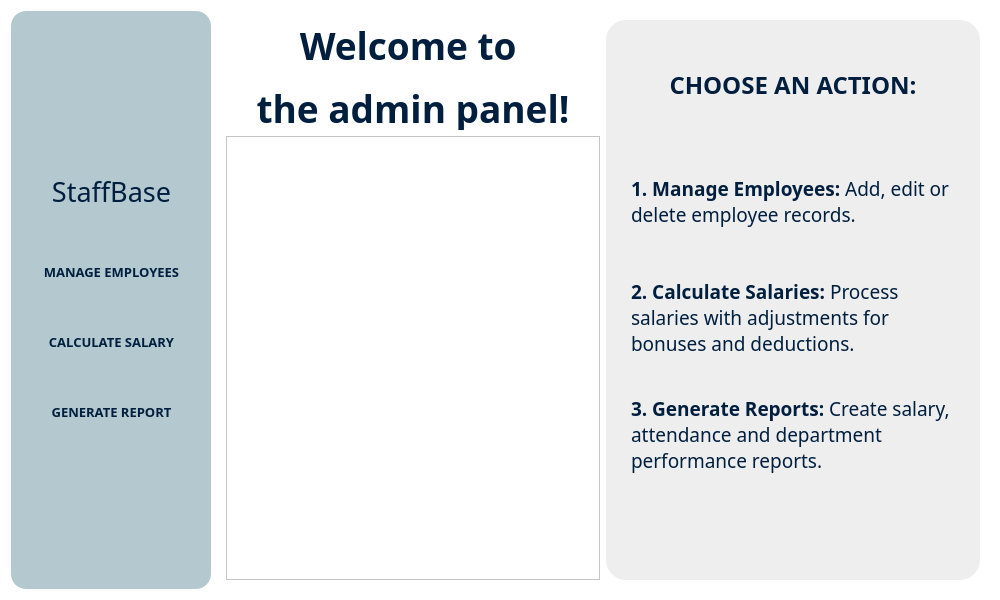
<?xml version="1.0" encoding="UTF-8"?>
<ui version="4.0">
 <class>Form</class>
 <widget class="QWidget" name="Form">
  <property name="geometry">
   <rect>
    <x>0</x>
    <y>0</y>
    <width>1000</width>
    <height>600</height>
   </rect>
  </property>
  <property name="minimumSize">
   <size>
    <width>1000</width>
    <height>600</height>
   </size>
  </property>
  <property name="windowTitle">
   <string>StaffBase</string>
  </property>
  <property name="windowIcon">
   <iconset>
    <selectedon>:/img/src/image/icon.png</selectedon>
   </iconset>
  </property>
  <property name="styleSheet">
   <string notr="true">background-color: rgb(255, 255, 255);</string>
  </property>
  <layout class="QGridLayout" name="gridLayout">
   <item row="0" column="1">
    <widget class="QStackedWidget" name="stackedWidget">
     <property name="currentIndex">
      <number>0</number>
     </property>
     <widget class="QWidget" name="welcome_page">
      <layout class="QGridLayout" name="gridLayout_6">
       <item row="1" column="0" rowspan="2">
        <widget class="QFrame" name="frame_7">
         <property name="styleSheet">
          <string notr="true">image: url(:/img/src/image/office-amico.png);</string>
         </property>
         <property name="frameShape">
          <enum>QFrame::StyledPanel</enum>
         </property>
         <property name="frameShadow">
          <enum>QFrame::Raised</enum>
         </property>
        </widget>
       </item>
       <item row="0" column="0">
        <widget class="QLabel" name="label_2">
         <property name="minimumSize">
          <size>
           <width>0</width>
           <height>110</height>
          </size>
         </property>
         <property name="maximumSize">
          <size>
           <width>16777215</width>
           <height>110</height>
          </size>
         </property>
         <property name="font">
          <font>
           <family>Caros Black</family>
           <pointsize>5</pointsize>
           <weight>75</weight>
           <bold>true</bold>
          </font>
         </property>
         <property name="styleSheet">
          <string notr="true">color: rgb(0, 31, 63);</string>
         </property>
         <property name="text">
          <string>&lt;html&gt;&lt;head/&gt;&lt;body&gt;&lt;p align=&quot;center&quot;&gt;&lt;span style=&quot; font-size:28pt;&quot;&gt;Welcome to &lt;/span&gt;&lt;/p&gt;&lt;p align=&quot;center&quot;&gt;&lt;span style=&quot; font-size:28pt;&quot;&gt;the admin panel!&lt;/span&gt;&lt;/p&gt;&lt;/body&gt;&lt;/html&gt;</string>
         </property>
         <property name="alignment">
          <set>Qt::AlignCenter</set>
         </property>
        </widget>
       </item>
       <item row="0" column="1" rowspan="3">
        <widget class="QFrame" name="frame_6">
         <property name="styleSheet">
          <string notr="true">background-color: rgb(238, 238, 238);
border-radius:20px;
</string>
         </property>
         <property name="frameShape">
          <enum>QFrame::StyledPanel</enum>
         </property>
         <property name="frameShadow">
          <enum>QFrame::Raised</enum>
         </property>
         <layout class="QGridLayout" name="gridLayout_7">
          <item row="0" column="1">
           <widget class="QLabel" name="label_6">
            <property name="font">
             <font>
              <family>Caros Black</family>
              <pointsize>18</pointsize>
              <weight>75</weight>
              <bold>true</bold>
             </font>
            </property>
            <property name="styleSheet">
             <string notr="true">color: rgb(0, 31, 63);</string>
            </property>
            <property name="text">
             <string>CHOOSE AN ACTION:</string>
            </property>
            <property name="alignment">
             <set>Qt::AlignCenter</set>
            </property>
           </widget>
          </item>
          <item row="2" column="1">
           <widget class="QLabel" name="label_4">
            <property name="font">
             <font>
              <family>Caros Light</family>
              <pointsize>14</pointsize>
             </font>
            </property>
            <property name="styleSheet">
             <string notr="true">color: rgb(0, 31, 63);</string>
            </property>
            <property name="text">
             <string>&lt;html&gt;&lt;head/&gt;&lt;body&gt;&lt;p&gt;&lt;span style=&quot; font-weight:600;&quot;&gt;2. Calculate Salaries:&lt;/span&gt; Process salaries with adjustments for bonuses and deductions.&lt;/p&gt;&lt;/body&gt;&lt;/html&gt;</string>
            </property>
            <property name="wordWrap">
             <bool>true</bool>
            </property>
           </widget>
          </item>
          <item row="1" column="1">
           <widget class="QLabel" name="label_3">
            <property name="minimumSize">
             <size>
              <width>0</width>
              <height>0</height>
             </size>
            </property>
            <property name="font">
             <font>
              <family>Caros Light</family>
              <pointsize>14</pointsize>
             </font>
            </property>
            <property name="styleSheet">
             <string notr="true">color: rgb(0, 31, 63);</string>
            </property>
            <property name="text">
             <string>&lt;html&gt;&lt;head/&gt;&lt;body&gt;&lt;p&gt;&lt;span style=&quot; font-weight:600;&quot;&gt;1. Manage Employees:&lt;/span&gt; Add, edit or delete employee records.&lt;/p&gt;&lt;/body&gt;&lt;/html&gt;</string>
            </property>
            <property name="scaledContents">
             <bool>false</bool>
            </property>
            <property name="wordWrap">
             <bool>true</bool>
            </property>
           </widget>
          </item>
          <item row="3" column="1">
           <widget class="QLabel" name="label_5">
            <property name="font">
             <font>
              <family>Caros Light</family>
              <pointsize>14</pointsize>
             </font>
            </property>
            <property name="styleSheet">
             <string notr="true">color: rgb(0, 31, 63);</string>
            </property>
            <property name="text">
             <string>&lt;html&gt;&lt;head/&gt;&lt;body&gt;&lt;p&gt;&lt;span style=&quot; font-weight:600;&quot;&gt;3. Generate Reports:&lt;/span&gt; Create salary, attendance and department performance reports.&lt;/p&gt;&lt;/body&gt;&lt;/html&gt;</string>
            </property>
            <property name="wordWrap">
             <bool>true</bool>
            </property>
           </widget>
          </item>
          <item row="1" column="0">
           <widget class="QFrame" name="frame_8">
            <property name="minimumSize">
             <size>
              <width>10</width>
              <height>0</height>
             </size>
            </property>
            <property name="maximumSize">
             <size>
              <width>10</width>
              <height>16777215</height>
             </size>
            </property>
            <property name="frameShape">
             <enum>QFrame::StyledPanel</enum>
            </property>
            <property name="frameShadow">
             <enum>QFrame::Raised</enum>
            </property>
           </widget>
          </item>
          <item row="1" column="2">
           <widget class="QFrame" name="frame_9">
            <property name="minimumSize">
             <size>
              <width>10</width>
              <height>0</height>
             </size>
            </property>
            <property name="maximumSize">
             <size>
              <width>10</width>
              <height>16777215</height>
             </size>
            </property>
            <property name="frameShape">
             <enum>QFrame::StyledPanel</enum>
            </property>
            <property name="frameShadow">
             <enum>QFrame::Raised</enum>
            </property>
           </widget>
          </item>
          <item row="4" column="1">
           <widget class="QFrame" name="frame_10">
            <property name="minimumSize">
             <size>
              <width>0</width>
              <height>75</height>
             </size>
            </property>
            <property name="maximumSize">
             <size>
              <width>16777215</width>
              <height>75</height>
             </size>
            </property>
            <property name="frameShape">
             <enum>QFrame::StyledPanel</enum>
            </property>
            <property name="frameShadow">
             <enum>QFrame::Raised</enum>
            </property>
           </widget>
          </item>
         </layout>
        </widget>
       </item>
      </layout>
     </widget>
     <widget class="QWidget" name="manage_employees_page">
      <layout class="QGridLayout" name="gridLayout_2">
       <item row="1" column="1">
        <widget class="QFrame" name="frame_2">
         <property name="minimumSize">
          <size>
           <width>200</width>
           <height>0</height>
          </size>
         </property>
         <property name="maximumSize">
          <size>
           <width>200</width>
           <height>16777215</height>
          </size>
         </property>
         <property name="frameShape">
          <enum>QFrame::StyledPanel</enum>
         </property>
         <property name="frameShadow">
          <enum>QFrame::Raised</enum>
         </property>
         <layout class="QGridLayout" name="gridLayout_3">
          <item row="0" column="0">
           <widget class="QPushButton" name="add_pushButton">
            <property name="minimumSize">
             <size>
              <width>0</width>
              <height>75</height>
             </size>
            </property>
            <property name="maximumSize">
             <size>
              <width>16777215</width>
              <height>75</height>
             </size>
            </property>
            <property name="font">
             <font>
              <family>Caros Black</family>
              <pointsize>16</pointsize>
              <weight>75</weight>
              <bold>true</bold>
             </font>
            </property>
            <property name="styleSheet">
             <string notr="true">QPushButton{
background-color: rgb(0, 31, 63);
border-radius: 20px;
color: rgb(255, 255, 255);
}

QPushButton:hover{
background-color: rgb(58, 109, 140);
}
</string>
            </property>
            <property name="text">
             <string>ADD</string>
            </property>
            <property name="icon">
             <iconset>
              <selectedon>:/img/src/image/add_user.png</selectedon>
             </iconset>
            </property>
            <property name="iconSize">
             <size>
              <width>30</width>
              <height>30</height>
             </size>
            </property>
           </widget>
          </item>
          <item row="1" column="0">
           <widget class="QPushButton" name="edit_pushButton">
            <property name="minimumSize">
             <size>
              <width>0</width>
              <height>75</height>
             </size>
            </property>
            <property name="maximumSize">
             <size>
              <width>16777215</width>
              <height>75</height>
             </size>
            </property>
            <property name="font">
             <font>
              <family>Caros Black</family>
              <pointsize>16</pointsize>
             </font>
            </property>
            <property name="styleSheet">
             <string notr="true">QPushButton{
background-color: rgb(0, 31, 63);
border-radius: 20px;
color: rgb(255, 255, 255);
}

QPushButton:hover{
background-color: rgb(58, 109, 140);
}
</string>
            </property>
            <property name="text">
             <string>EDIT</string>
            </property>
            <property name="icon">
             <iconset>
              <selectedon>:/img/src/image/edit_row.png</selectedon>
             </iconset>
            </property>
            <property name="iconSize">
             <size>
              <width>30</width>
              <height>30</height>
             </size>
            </property>
           </widget>
          </item>
          <item row="2" column="0">
           <widget class="QPushButton" name="delete_pushButton">
            <property name="minimumSize">
             <size>
              <width>0</width>
              <height>75</height>
             </size>
            </property>
            <property name="maximumSize">
             <size>
              <width>16777215</width>
              <height>75</height>
             </size>
            </property>
            <property name="font">
             <font>
              <family>Caros Black</family>
              <pointsize>16</pointsize>
             </font>
            </property>
            <property name="styleSheet">
             <string notr="true">QPushButton{
background-color: rgb(0, 31, 63);
border-radius: 20px;
color: rgb(255, 255, 255);
}

QPushButton:hover{
background-color: rgb(58, 109, 140);
}
</string>
            </property>
            <property name="text">
             <string>DELETE</string>
            </property>
            <property name="icon">
             <iconset>
              <selectedon>:/img/src/image/denied.png</selectedon>
             </iconset>
            </property>
            <property name="iconSize">
             <size>
              <width>30</width>
              <height>30</height>
             </size>
            </property>
           </widget>
          </item>
         </layout>
        </widget>
       </item>
       <item row="1" column="2">
        <widget class="QTableView" name="worker_tableView">
         <property name="styleSheet">
          <string notr="true">QHeaderView::section {
    background-color: rgb(0, 31, 63);
    color: white;
    font-size: 14pt;
    font-weight: bold;
    border: 1px solid rgb(255, 255, 255);
    padding: 5px;
    text-align: center;
}

QScrollBar:vertical {
    background: rgb(230, 230, 230);
    width: 12px;
    margin: 0px 3px 0px 3px;
    border: none;
}

QScrollBar::handle:vertical {
    background: rgb(150, 150, 150);
    min-height: 20px;
    border-radius: 6px;
}

QScrollBar::add-line:vertical, QScrollBar::sub-line:vertical {
    background: none;
}

QScrollBar:horizontal {
    background: rgb(230, 230, 230);
    height: 12px;
    margin: 3px 0px 3px 0px;
    border: none;
}

QScrollBar::handle:horizontal {
    background: rgb(150, 150, 150);
    min-width: 20px;
    border-radius: 6px;
}

QScrollBar::add-line:horizontal, QScrollBar::sub-line:horizontal {
    background: none;
}</string>
         </property>
        </widget>
       </item>
      </layout>
     </widget>
     <widget class="QWidget" name="calculate_salary_page">
      <layout class="QGridLayout" name="gridLayout_4">
       <item row="1" column="0">
        <widget class="QTableView" name="worker_leaves_tableView"/>
       </item>
       <item row="1" column="1">
        <widget class="QTableWidget" name="worker_salary_tableWidget"/>
       </item>
       <item row="0" column="0" colspan="2">
        <widget class="QFrame" name="frame_3">
         <property name="minimumSize">
          <size>
           <width>0</width>
           <height>200</height>
          </size>
         </property>
         <property name="maximumSize">
          <size>
           <width>16777215</width>
           <height>200</height>
          </size>
         </property>
         <property name="frameShape">
          <enum>QFrame::StyledPanel</enum>
         </property>
         <property name="frameShadow">
          <enum>QFrame::Raised</enum>
         </property>
        </widget>
       </item>
      </layout>
     </widget>
     <widget class="QWidget" name="generate_report_page">
      <layout class="QGridLayout" name="gridLayout_5">
       <item row="0" column="0">
        <widget class="QFrame" name="frame_4">
         <property name="minimumSize">
          <size>
           <width>300</width>
           <height>0</height>
          </size>
         </property>
         <property name="maximumSize">
          <size>
           <width>300</width>
           <height>16777215</height>
          </size>
         </property>
         <property name="frameShape">
          <enum>QFrame::StyledPanel</enum>
         </property>
         <property name="frameShadow">
          <enum>QFrame::Raised</enum>
         </property>
        </widget>
       </item>
       <item row="0" column="1">
        <widget class="QFrame" name="frame_5">
         <property name="frameShape">
          <enum>QFrame::StyledPanel</enum>
         </property>
         <property name="frameShadow">
          <enum>QFrame::Raised</enum>
         </property>
        </widget>
       </item>
      </layout>
     </widget>
    </widget>
   </item>
   <item row="0" column="0">
    <widget class="QWidget" name="widget" native="true">
     <property name="sizePolicy">
      <sizepolicy hsizetype="Preferred" vsizetype="MinimumExpanding">
       <horstretch>0</horstretch>
       <verstretch>0</verstretch>
      </sizepolicy>
     </property>
     <property name="minimumSize">
      <size>
       <width>200</width>
       <height>0</height>
      </size>
     </property>
     <property name="maximumSize">
      <size>
       <width>200</width>
       <height>16777215</height>
      </size>
     </property>
     <property name="styleSheet">
      <string notr="true">background-color: rgb(179, 200, 207);
border-radius: 15px;</string>
     </property>
     <widget class="QFrame" name="frame">
      <property name="geometry">
       <rect>
        <x>40</x>
        <y>30</y>
        <width>121</width>
        <height>121</height>
       </rect>
      </property>
      <property name="styleSheet">
       <string notr="true">image: url(:/img/src/image/icon.png);</string>
      </property>
      <property name="frameShape">
       <enum>QFrame::StyledPanel</enum>
      </property>
      <property name="frameShadow">
       <enum>QFrame::Raised</enum>
      </property>
     </widget>
     <widget class="QLabel" name="label">
      <property name="geometry">
       <rect>
        <x>20</x>
        <y>160</y>
        <width>161</width>
        <height>41</height>
       </rect>
      </property>
      <property name="font">
       <font>
        <family>Cooper Black</family>
        <pointsize>20</pointsize>
       </font>
      </property>
      <property name="styleSheet">
       <string notr="true">color: rgb(0, 31, 63);</string>
      </property>
      <property name="text">
       <string>StaffBase</string>
      </property>
      <property name="alignment">
       <set>Qt::AlignCenter</set>
      </property>
     </widget>
     <widget class="QPushButton" name="calculate_salary_pushButton">
      <property name="geometry">
       <rect>
        <x>0</x>
        <y>300</y>
        <width>201</width>
        <height>61</height>
       </rect>
      </property>
      <property name="font">
       <font>
        <family>Caros Black</family>
        <pointsize>10</pointsize>
        <weight>75</weight>
        <bold>true</bold>
       </font>
      </property>
      <property name="styleSheet">
       <string notr="true">QPushButton{
border-radius: 0px;
color: rgb(0, 31, 63);
}

QPushButton:hover{
border-radius: 0px;
background-color: rgb(58, 109, 140);
color: rgb(0, 31, 63);
}</string>
      </property>
      <property name="text">
       <string>CALCULATE SALARY</string>
      </property>
      <property name="icon">
       <iconset>
        <selectedon>:/img/src/image/salary.png</selectedon>
       </iconset>
      </property>
      <property name="iconSize">
       <size>
        <width>30</width>
        <height>30</height>
       </size>
      </property>
     </widget>
     <widget class="QPushButton" name="generate_report_pushButton">
      <property name="geometry">
       <rect>
        <x>0</x>
        <y>370</y>
        <width>201</width>
        <height>61</height>
       </rect>
      </property>
      <property name="font">
       <font>
        <family>Caros Black</family>
        <pointsize>10</pointsize>
        <weight>75</weight>
        <bold>true</bold>
       </font>
      </property>
      <property name="styleSheet">
       <string notr="true">QPushButton{
border-radius: 0px;
color: rgb(0, 31, 63);
}

QPushButton:hover{
border-radius: 0px;
background-color: rgb(58, 109, 140);
color: rgb(0, 31, 63);
}</string>
      </property>
      <property name="text">
       <string>GENERATE REPORT</string>
      </property>
      <property name="icon">
       <iconset>
        <selectedon>:/img/src/image/document.png</selectedon>
       </iconset>
      </property>
      <property name="iconSize">
       <size>
        <width>30</width>
        <height>30</height>
       </size>
      </property>
     </widget>
     <widget class="QPushButton" name="manage_employees_pushButton">
      <property name="geometry">
       <rect>
        <x>0</x>
        <y>230</y>
        <width>201</width>
        <height>61</height>
       </rect>
      </property>
      <property name="font">
       <font>
        <family>Caros Black</family>
        <pointsize>10</pointsize>
        <weight>75</weight>
        <bold>true</bold>
       </font>
      </property>
      <property name="styleSheet">
       <string notr="true">QPushButton{
border-radius: 0px;
color: rgb(0, 31, 63);
}

QPushButton:hover{
border-radius: 0px;
background-color: rgb(58, 109, 140);
color: rgb(0, 31, 63);
}</string>
      </property>
      <property name="text">
       <string>MANAGE EMPLOYEES</string>
      </property>
      <property name="icon">
       <iconset>
        <selectedon>:/img/src/image/employee.png</selectedon>
       </iconset>
      </property>
      <property name="iconSize">
       <size>
        <width>30</width>
        <height>30</height>
       </size>
      </property>
     </widget>
     <widget class="QPushButton" name="exit_pushButton">
      <property name="geometry">
       <rect>
        <x>0</x>
        <y>450</y>
        <width>201</width>
        <height>41</height>
       </rect>
      </property>
      <property name="sizePolicy">
       <sizepolicy hsizetype="Fixed" vsizetype="Fixed">
        <horstretch>0</horstretch>
        <verstretch>0</verstretch>
       </sizepolicy>
      </property>
      <property name="minimumSize">
       <size>
        <width>201</width>
        <height>41</height>
       </size>
      </property>
      <property name="maximumSize">
       <size>
        <width>201</width>
        <height>41</height>
       </size>
      </property>
      <property name="styleSheet">
       <string notr="true">QPushButton{
background-color: rgba(255, 255, 255, 0);
image: url(:/img/src/image/exit.png);
}

QPushButton:hover{
background-color: rgba(255, 255, 255, 0);
image: url(:/img/src/image/exit_hover.png);
}
</string>
      </property>
      <property name="text">
       <string/>
      </property>
     </widget>
     <widget class="QColumnView" name="columnView">
      <property name="geometry">
       <rect>
        <x>200</x>
        <y>320</y>
        <width>256</width>
        <height>192</height>
       </rect>
      </property>
     </widget>
    </widget>
   </item>
  </layout>
 </widget>
 <resources>
  <include location="rec.qrc"/>
 </resources>
 <connections/>
</ui>
